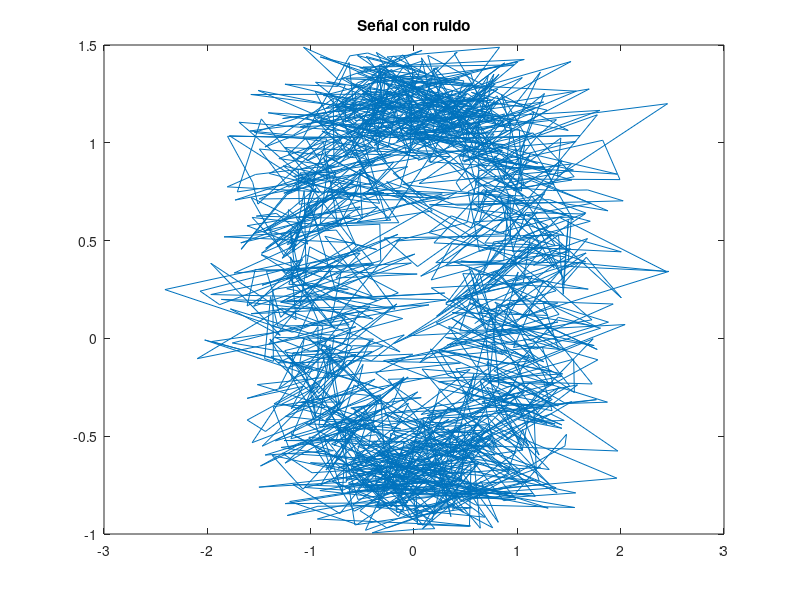

Reproduce this figure in MATLAB. (Note: this script raises an error after producing the figure.)
theta = linspace(0, 2*pi, 1500);
puntos = [];
[x, y] = pol2cart(theta, 1);



S = x+randn(size(x))/2;
T = y+rand(size(y))/2;

figure(1)
plot(S, T)
title('Señal con ruido');

figure(2)
x_inv = f_eliminar_ruido(S, size(theta,2), 0.5);
y_inv = f_eliminar_ruido(T, size(theta,2), 0.5);

plot(x_inv, y_inv)
title('Señal original')